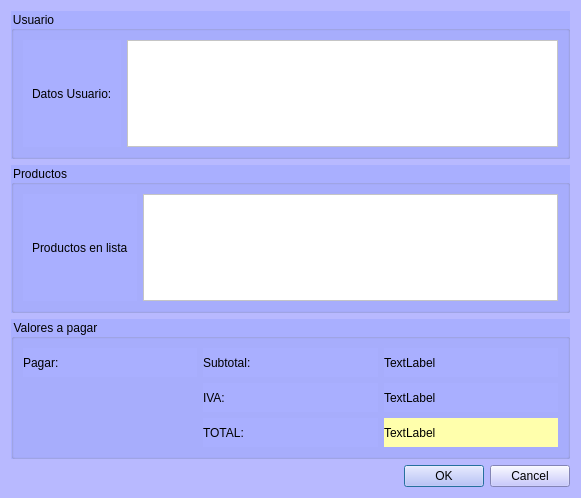
<?xml version="1.0" encoding="UTF-8"?>
<ui version="4.0">
 <class>Precompra</class>
 <widget class="QDialog" name="Precompra">
  <property name="geometry">
   <rect>
    <x>0</x>
    <y>0</y>
    <width>581</width>
    <height>498</height>
   </rect>
  </property>
  <property name="windowTitle">
   <string>Dialog</string>
  </property>
  <property name="styleSheet">
   <string notr="true">background-color: rgb(184, 185, 255);</string>
  </property>
  <layout class="QVBoxLayout" name="verticalLayout_3">
   <item>
    <widget class="QGroupBox" name="groupBox">
     <property name="styleSheet">
      <string notr="true">color: rgb(0, 0, 0);
background-color: rgb(169, 175, 255);</string>
     </property>
     <property name="title">
      <string>Usuario</string>
     </property>
     <layout class="QHBoxLayout" name="horizontalLayout">
      <item>
       <widget class="QWidget" name="widget" native="true">
        <layout class="QVBoxLayout" name="verticalLayout">
         <item>
          <widget class="QLabel" name="label">
           <property name="styleSheet">
            <string notr="true">background-color: rgb(169, 175, 255);</string>
           </property>
           <property name="text">
            <string>Datos Usuario:</string>
           </property>
          </widget>
         </item>
        </layout>
       </widget>
      </item>
      <item>
       <widget class="QTextEdit" name="outDtaoUsuario">
        <property name="styleSheet">
         <string notr="true">background-color: rgb(255, 255, 255);</string>
        </property>
       </widget>
      </item>
     </layout>
    </widget>
   </item>
   <item>
    <widget class="QGroupBox" name="groupBox_2">
     <property name="styleSheet">
      <string notr="true">color: rgb(0, 0, 0);
background-color: rgb(169, 175, 255);</string>
     </property>
     <property name="title">
      <string>Productos</string>
     </property>
     <layout class="QHBoxLayout" name="horizontalLayout_2">
      <item>
       <widget class="QWidget" name="widget_2" native="true">
        <layout class="QVBoxLayout" name="verticalLayout_2">
         <item>
          <widget class="QLabel" name="label_2">
           <property name="text">
            <string>Productos en lista</string>
           </property>
          </widget>
         </item>
        </layout>
       </widget>
      </item>
      <item>
       <widget class="QTextEdit" name="outLista">
        <property name="styleSheet">
         <string notr="true">background-color: rgb(255, 255, 255);</string>
        </property>
       </widget>
      </item>
     </layout>
    </widget>
   </item>
   <item>
    <widget class="QGroupBox" name="groupBox_3">
     <property name="minimumSize">
      <size>
       <width>0</width>
       <height>140</height>
      </size>
     </property>
     <property name="styleSheet">
      <string notr="true">color: rgb(0, 0, 0);
background-color: rgb(169, 175, 255);</string>
     </property>
     <property name="title">
      <string>Valores a pagar</string>
     </property>
     <layout class="QGridLayout" name="gridLayout">
      <item row="0" column="0">
       <widget class="QLabel" name="label_3">
        <property name="text">
         <string>Pagar:</string>
        </property>
       </widget>
      </item>
      <item row="0" column="1">
       <widget class="QLabel" name="label_4">
        <property name="text">
         <string>Subtotal:</string>
        </property>
       </widget>
      </item>
      <item row="0" column="2">
       <widget class="QLabel" name="outSubtotal">
        <property name="text">
         <string>TextLabel</string>
        </property>
       </widget>
      </item>
      <item row="1" column="1">
       <widget class="QLabel" name="label_5">
        <property name="text">
         <string>IVA:</string>
        </property>
       </widget>
      </item>
      <item row="1" column="2">
       <widget class="QLabel" name="outIva">
        <property name="text">
         <string>TextLabel</string>
        </property>
       </widget>
      </item>
      <item row="2" column="1">
       <widget class="QLabel" name="label_6">
        <property name="text">
         <string>TOTAL:</string>
        </property>
       </widget>
      </item>
      <item row="2" column="2">
       <widget class="QLabel" name="outTotal">
        <property name="styleSheet">
         <string notr="true">background-color: rgb(255, 255, 172);</string>
        </property>
        <property name="text">
         <string>TextLabel</string>
        </property>
       </widget>
      </item>
     </layout>
    </widget>
   </item>
   <item>
    <widget class="QDialogButtonBox" name="buttonBox">
     <property name="styleSheet">
      <string notr="true">color: rgb(0, 0, 0);</string>
     </property>
     <property name="orientation">
      <enum>Qt::Horizontal</enum>
     </property>
     <property name="standardButtons">
      <set>QDialogButtonBox::Cancel|QDialogButtonBox::Ok</set>
     </property>
    </widget>
   </item>
  </layout>
 </widget>
 <resources/>
 <connections>
  <connection>
   <sender>buttonBox</sender>
   <signal>accepted()</signal>
   <receiver>Precompra</receiver>
   <slot>accept()</slot>
   <hints>
    <hint type="sourcelabel">
     <x>248</x>
     <y>254</y>
    </hint>
    <hint type="destinationlabel">
     <x>157</x>
     <y>274</y>
    </hint>
   </hints>
  </connection>
  <connection>
   <sender>buttonBox</sender>
   <signal>rejected()</signal>
   <receiver>Precompra</receiver>
   <slot>reject()</slot>
   <hints>
    <hint type="sourcelabel">
     <x>316</x>
     <y>260</y>
    </hint>
    <hint type="destinationlabel">
     <x>286</x>
     <y>274</y>
    </hint>
   </hints>
  </connection>
 </connections>
</ui>
